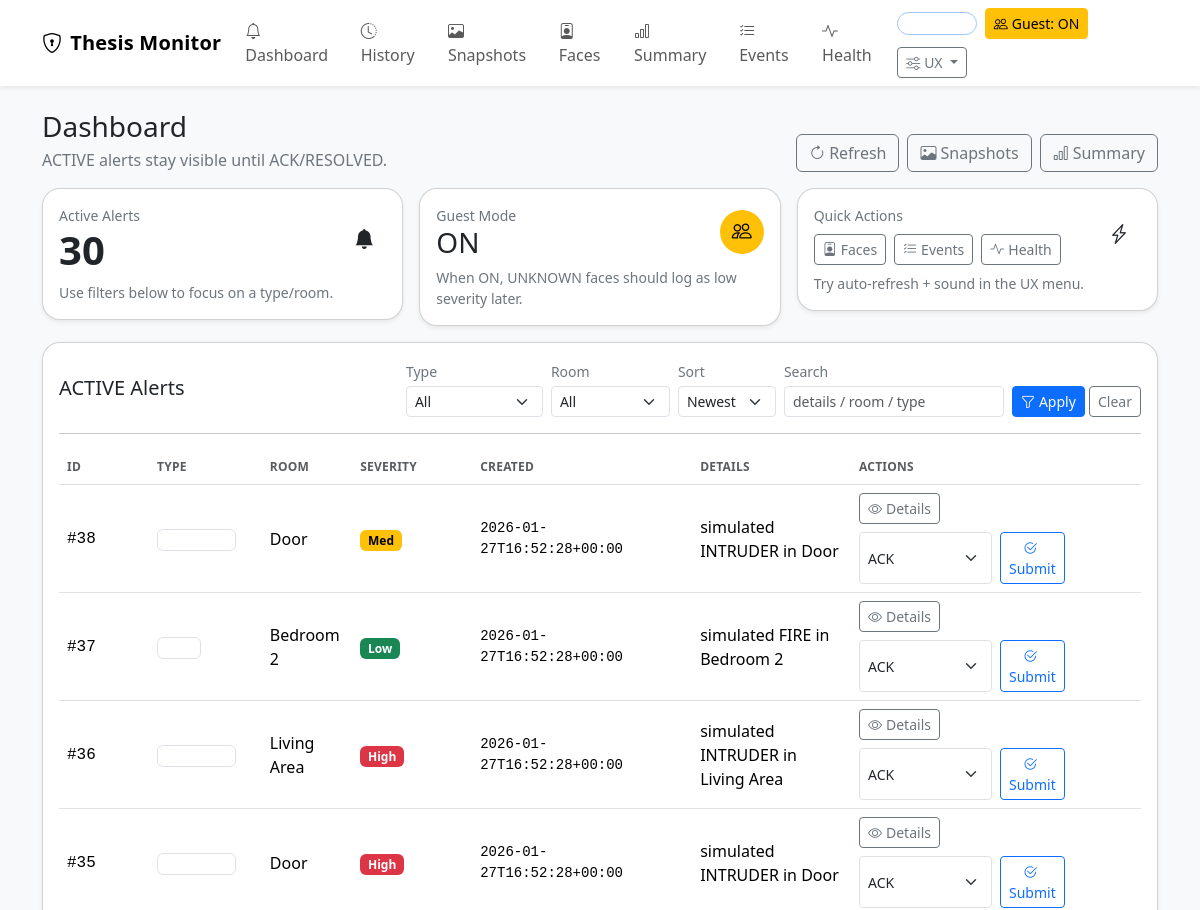
Page /dashboard (upper part) on the earlier database version.
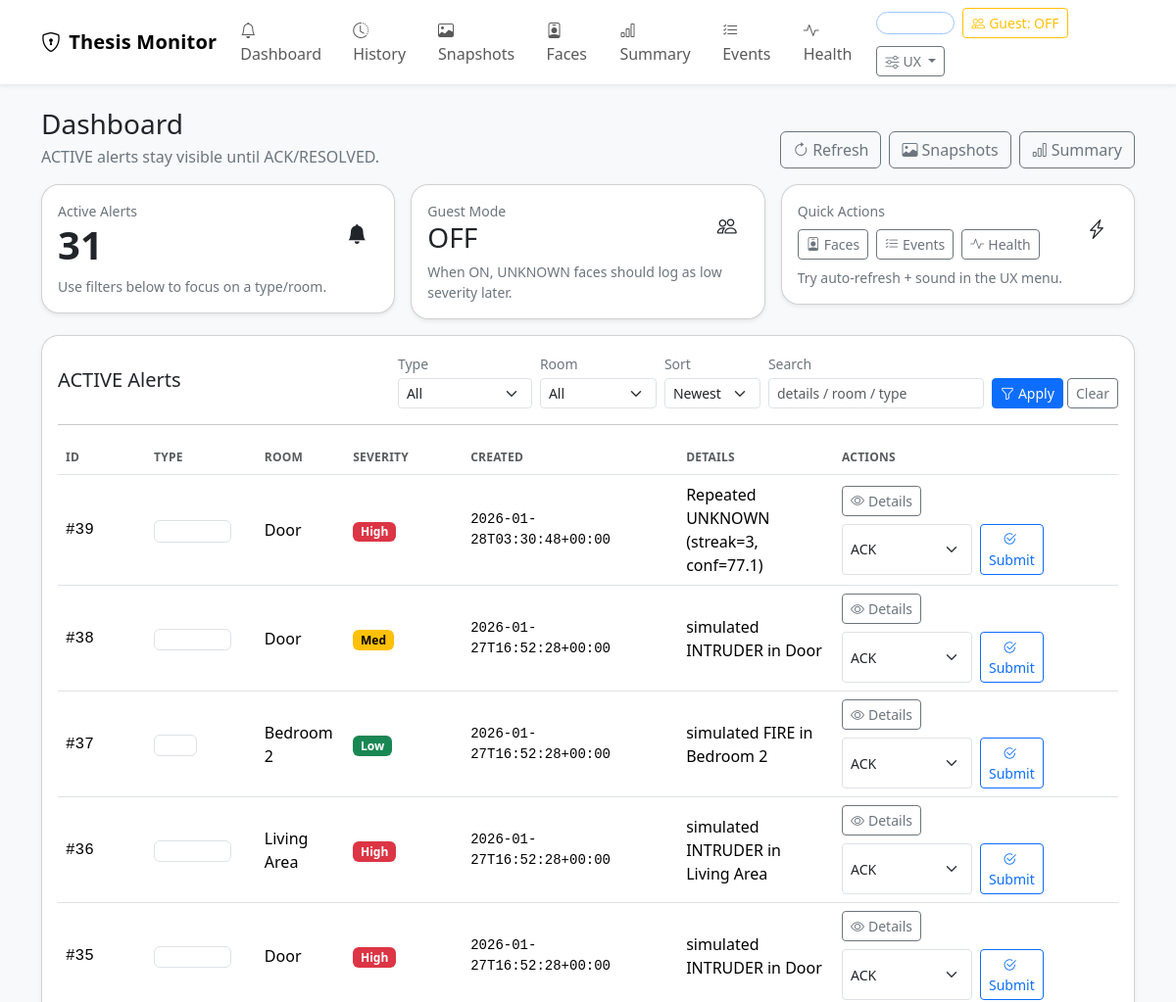
Same page on the later database version.
### tables this page shows
CREATE TABLE alerts (
        id INTEGER PRIMARY KEY AUTOINCREMENT,
        type TEXT NOT NULL,
        room TEXT,
        severity INTEGER NOT NULL DEFAULT 1,
        status TEXT NOT NULL DEFAULT 'ACTIVE', -- ACTIVE | ACK | RESOLVED
        ts TEXT NOT NULL,
        ack_ts TEXT,
        snapshot_path TEXT,
        details TEXT
    );

### pi/app.py (the view)
@app.get("/dashboard")
def dashboard():
    type_filter = request.args.get("type", "").strip()
    room_filter = request.args.get("room", "").strip()
    q = request.args.get("q", "").strip()
    sort = request.args.get("sort", "newest").strip()
    alerts = list_active_alerts(type_filter=type_filter, room_filter=room_filter, q=q, sort=sort)
    types = distinct_alert_types()
    rooms = distinct_alert_rooms()
    return render_template(
        "dashboard.html",
        alerts=alerts,
        types=types,
        rooms=rooms,
        type_filter=type_filter,
        room_filter=room_filter,
        q=q,
        sort=sort,
    )

### pi/app.py (called while the page is built)
@app.context_processor
def inject_globals():
    return {
        "guest_mode": get_guest_mode(),
        "active_alert_count": count_active_alerts(),
    }

### pi/db.py (called while the page is built)
def get_conn() -> sqlite3.Connection:
    os.makedirs(os.path.dirname(DB_PATH), exist_ok=True)
    conn = sqlite3.connect(DB_PATH, check_same_thread=False)
    conn.row_factory = sqlite3.Row
    return conn

def distinct_alert_types():
    conn = get_conn()
    cur = conn.cursor()
    cur.execute("SELECT DISTINCT type FROM alerts ORDER BY type ASC;")
    rows = [r[0] for r in cur.fetchall()]
    conn.close()
    return rows

def distinct_alert_rooms():
    conn = get_conn()
    cur = conn.cursor()
    cur.execute("SELECT DISTINCT room FROM alerts WHERE room IS NOT NULL AND room != '' ORDER BY room ASC;")
    rows = [r[0] for r in cur.fetchall()]
    conn.close()
    return rows

def count_active_alerts() -> int:
    conn = get_conn()
    cur = conn.cursor()
    cur.execute("SELECT COUNT(*) as c FROM alerts WHERE status='ACTIVE';")
    c = int(cur.fetchone()["c"])
    conn.close()
    return c

def get_guest_mode() -> bool:
    return get_setting("guest_mode", "0") == "1"

### pi/templates/dashboard.html (shortened to what the changed rows need)
{% extends "base.html" %}
{% block content %}
  <div class="row g-3 mb-3">
    <div class="col-12 col-lg-4">
      <div class="card shadow-sm">
        <div class="card-body">
          <div class="d-flex justify-content-between align-items-center">
            <div>
              <div class="text-secondary small">Active Alerts</div>
              <div class="display-6 fw-semibold">{{ active_alert_count }}</div>
            </div>
          </div>
        </div>
      </div>
    </div>
    <div class="col-12 col-lg-4">
      <div class="card shadow-sm">
        <div class="card-body">
          <div class="d-flex justify-content-between align-items-center">
            <div>
              <div class="text-secondary small">Guest Mode</div>
              <div class="h3 mb-0">{{ "ON" if guest_mode else "OFF" }}</div>
            </div>
            <div class="icon-pill {{ 'text-bg-warning' if guest_mode else 'text-bg-secondary-subtle' }}"><i class="bi bi-people"></i></div>
          </div>
        </div>
      </div>
    </div>
  </div>
  <div class="card shadow-sm">
    <div class="card-body">
      {% if alerts|length == 0 %}
        <div class="text-secondary">No active alerts.</div>
      {% else %}
        <div class="table-responsive">
          <table class="table table-hover align-middle mb-0">
            <thead>
              <tr>
                <th style="width: 90px;">ID</th>
                <th>Type</th>
                <th>Room</th>
                <th style="width: 120px;">Severity</th>
                <th style="width: 220px;">Created</th>
                <th>Details</th>
                <th style="width: 290px;">Actions</th>
              </tr>
            </thead>
            <tbody>
              {% for a in alerts %}
              <tr>
                <td class="font-monospace">#{{ a["id"] }}</td>
                <td><span class="badge text-bg-dark-subtle border">{{ a["type"] }}</span></td>
                <td>{{ a["room"] or "-" }}</td>
                <td>
                  {% if a["severity"]|int >= 3 %}
                    <span class="badge text-bg-danger">High</span>
                  {% elif a["severity"]|int == 2 %}
                    <span class="badge text-bg-warning">Med</span>
                  {% else %}
                    <span class="badge text-bg-success">Low</span>
                  {% endif %}
                </td>
                <td class="font-monospace small">{{ a["ts"] }}</td>
                <td class="text-break">{{ a["details"] or "" }}</td>
                <td>
                  <div class="d-flex gap-2 flex-wrap">
                    <a class="btn btn-sm btn-outline-secondary" href="{{ url_for('alert_details', alert_id=a['id']) }}">
                      <i class="bi bi-eye me-1"></i>Details
                    </a>
                    <form method="post" action="{{ url_for('ack', alert_id=a['id']) }}" class="d-flex gap-2">
                      <select name="status" class="form-select form-select-sm" style="max-width: 140px;">
                        <option value="ACK">ACK</option>
                      </select>
                      <button class="btn btn-sm btn-outline-primary" type="submit">
                        <i class="bi bi-check2-circle me-1"></i>Submit
                      </button>
                    </form>
                  </div>
                </td>
              </tr>
              {% endfor %}
            </tbody>
          </table>
        </div>
      {% endif %}
    </div>
  </div>
{% endblock %}

Differences in the rows shown:
added alerts: id "39", room "Door", severity "High", ts "2026-01-28T03:30:48+00:00", details "Repeated UNKNOWN (streak=3, conf=77.1)"
Other differences:
{{ "ON" if guest_mode else "OFF" }}: "ON" → "OFF"
{{ active_alert_count }}: "30" → "31"
